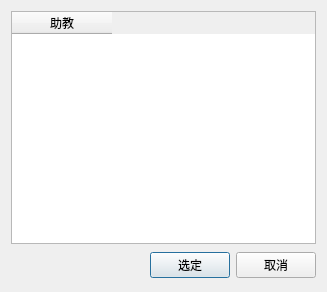
<?xml version="1.0" encoding="UTF-8"?>
<ui version="4.0">
 <class>SetAssistantDialogClass</class>
 <widget class="QDialog" name="SetAssistantDialogClass">
  <property name="geometry">
   <rect>
    <x>0</x>
    <y>0</y>
    <width>327</width>
    <height>292</height>
   </rect>
  </property>
  <property name="windowTitle">
   <string>选择助教</string>
  </property>
  <layout class="QGridLayout" name="gridLayout">
   <item row="0" column="0">
    <widget class="QTableWidget" name="tableWidget">
     <column>
      <property name="text">
       <string>助教</string>
      </property>
     </column>
    </widget>
   </item>
   <item row="1" column="0">
    <layout class="QHBoxLayout">
     <property name="spacing">
      <number>6</number>
     </property>
     <property name="leftMargin">
      <number>0</number>
     </property>
     <property name="topMargin">
      <number>0</number>
     </property>
     <property name="rightMargin">
      <number>0</number>
     </property>
     <property name="bottomMargin">
      <number>0</number>
     </property>
     <item>
      <spacer>
       <property name="orientation">
        <enum>Qt::Horizontal</enum>
       </property>
       <property name="sizeHint" stdset="0">
        <size>
         <width>131</width>
         <height>31</height>
        </size>
       </property>
      </spacer>
     </item>
     <item>
      <widget class="QPushButton" name="okButton">
       <property name="text">
        <string>选定</string>
       </property>
      </widget>
     </item>
     <item>
      <widget class="QPushButton" name="pushButton">
       <property name="text">
        <string>取消</string>
       </property>
      </widget>
     </item>
    </layout>
   </item>
  </layout>
 </widget>
 <resources/>
 <connections>
  <connection>
   <sender>okButton</sender>
   <signal>clicked()</signal>
   <receiver>SetAssistantDialogClass</receiver>
   <slot>SetAssistant()</slot>
   <hints>
    <hint type="sourcelabel">
     <x>235</x>
     <y>277</y>
    </hint>
    <hint type="destinationlabel">
     <x>154</x>
     <y>253</y>
    </hint>
   </hints>
  </connection>
  <connection>
   <sender>pushButton</sender>
   <signal>clicked()</signal>
   <receiver>SetAssistantDialogClass</receiver>
   <slot>Exit()</slot>
   <hints>
    <hint type="sourcelabel">
     <x>269</x>
     <y>261</y>
    </hint>
    <hint type="destinationlabel">
     <x>270</x>
     <y>284</y>
    </hint>
   </hints>
  </connection>
 </connections>
 <slots>
  <slot>SetAssistant()</slot>
  <slot>Exit()</slot>
 </slots>
</ui>
